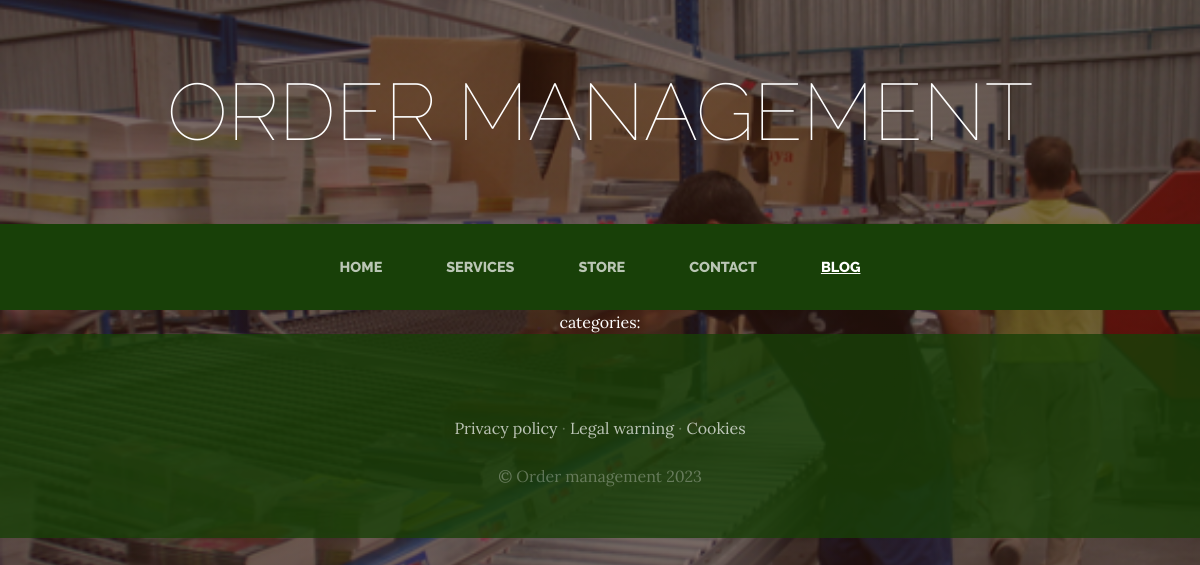
The page /blog/ on the database as committed earlier.
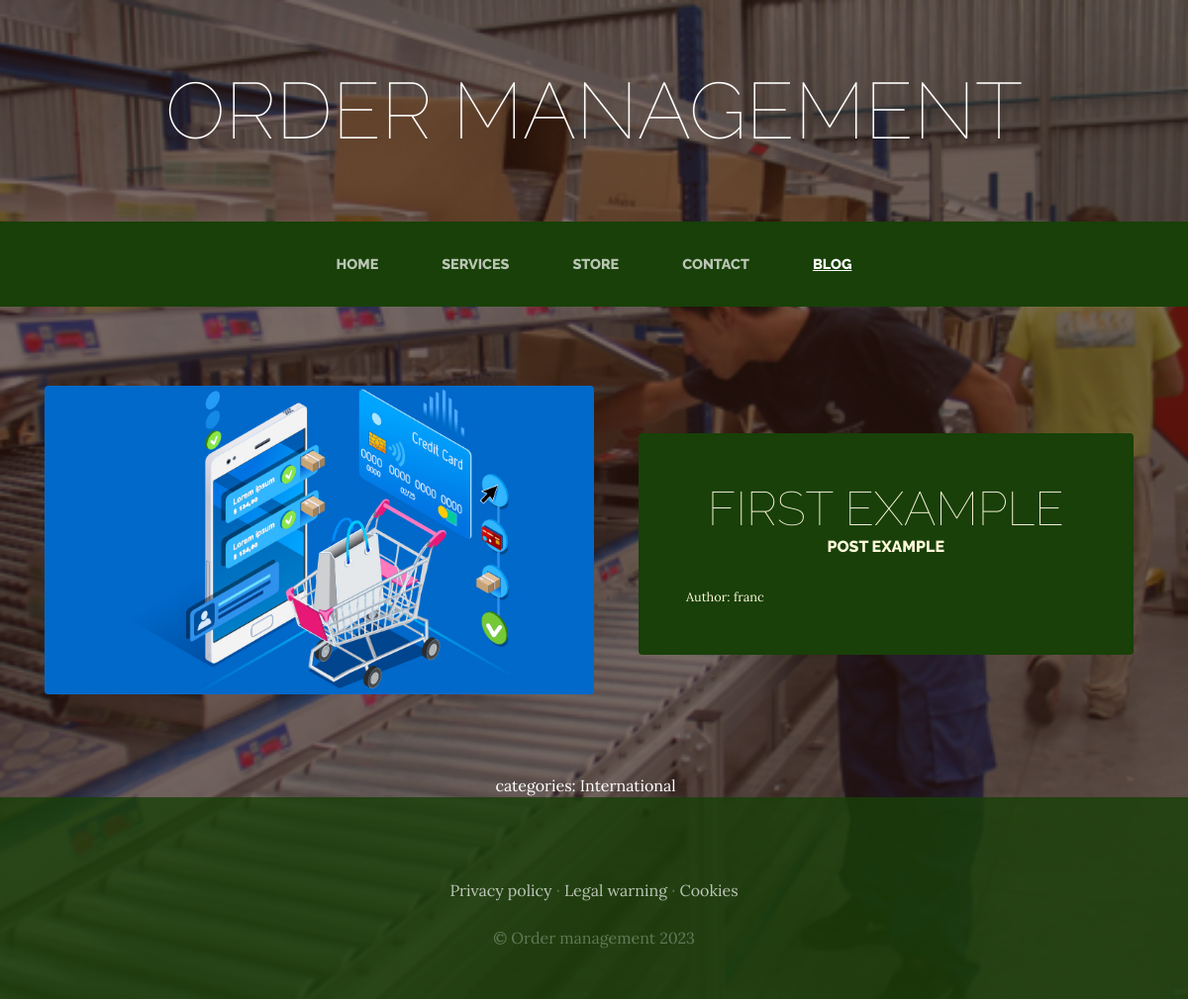
The same page on the database as committed later.
### blog/models.py (models this page shows, shortened)
class Post(models.Model):
    title = models.CharField(max_length=50)
    content = models.CharField(max_length=50)
    image = models.ImageField(upload_to='blog', null=True, blank=True)
    author = models.ForeignKey(User, on_delete=models.CASCADE)
    categories = models.ManyToManyField(Category)
    created = models.DateTimeField(auto_now_add=True)
    updated = models.DateTimeField(auto_now_add=True)
    class Meta:
        verbose_name = 'post'
        verbose_name_plural = 'posts'

class Category(models.Model):
    name = models.CharField(max_length=50)
    created = models.DateTimeField(auto_now_add=True)
    updated = models.DateTimeField(auto_now_add=True)
    class Meta:
        verbose_name = 'category'
        verbose_name_plural = 'categories'

### blog/views.py (the view)
# urls.py: path('', views.blog, name="Blog"),
def blog(request):
    posts = Post.objects.all()
    return render(request, "blog/blog.html", {"posts":posts})

### blog/templates/blog/blog.html
{% extends "webProjectApp/main.html" %}
{% load static %}
{% block content %}
    {% for post in posts %}
    <section class="page-section clearfix">
        <div class="container">
          <div class="intro">
            <img class="intro-img img-fluid mb-3 mb-lg-0 rounded" src="{{post.image.url}}" alt="" style="width: 50%;">
            <div class="intro-text left-0 text-center bg-faded p-5 rounded">
              <h2 class="section-heading mb-4" >
                <span class="section-heading-lower">{{post.title}}</span>
                <span class="section-heading-upper">{{post.content}}</span>
              </h2>
              <div style="text-align: left; font-size: 0.8em;">
                Author: {{post.author}}
              </div>
            </div>
          </div>
        </div>
    </section>
    {% endfor %}
    <section>
      <div style="width: 75%; margin: auto; text-align: center; color: white;">
        categories:
          {% for post in posts %}
            {% for category in post.categories.all %}
              {{category.name}} &nbsp;&nbsp;&nbsp;
            {% endfor %}
          {% endfor %}
      </div>
    </section>
{% endblock %}

### webProjectApp/templates/webProjectApp/main.html (shortened to what this page needs)
<html>
<head>
  {% load static %}
    <link href="{% static 'webProjectApp/vendor/bootstrap/css/bootstrap.min.css' %}" rel="stylesheet">
    <link href="{% static 'webProjectApp/css/management.css' %}" rel="stylesheet">
</head>
<body>
    <h1 class="site-heading text-center text-white d-none d-lg-block">
      <span class="site-heading-lower">Order management</span>
    </h1>
 <nav class="navbar navbar-expand-lg navbar-dark py-lg-4" id="mainNav">
    <div class="container">
      <div class="collapse navbar-collapse" id="navbarResponsive">
        <ul class="navbar-nav mx-auto">
          <li class="nav-item {% if request.path == '/' %}active{% endif %} px-lg-4">
            <a class="nav-link text-uppercase text-expanded" href="{% url 'Home' %}">Home</a>
          </li>
          <li class="nav-item {% if request.path == '/services/' %}active{% endif %} px-lg-4">
            <a class="nav-link text-uppercase text-expanded" href="{% url 'Services' %}">Services</a>
          </li>
          <li class="nav-item {% if request.path == '/store' %}active{% endif %} px-lg-4">
            <a class="nav-link text-uppercase text-expanded" href="{% url 'Store' %}">Store</a>
          </li>
          <li class="nav-item {% if request.path == '/contact/' %}active{% endif %} px-lg-4">
            <a class="nav-link text-uppercase text-expanded" href="{% url 'Contact' %}">Contact</a>
          </li>
          <li class="nav-item {% if request.path|slice:':6' == '/blog/' %}active{% endif %} px-lg-4">
            <a class="nav-link text-uppercase text-expanded" href="{% url 'Blog' %}">Blog</a>
          </li>
        </ul>
      </div>
    </div>
  </nav>
  {% block content %}
  {% endblock %}
  <footer class="footer text-faded text-center py-5">
    <div class="container">
      <p class="m-0 mbt">
        <a href="sample.html" class="link">Privacy policy</a> ·
        <a href="sample.html" class="link">Legal warning</a> ·
        <a href="sample.html" class="link">Cookies</a>
		  </p>
      <p class="m-0 mbt1">&copy; Order management 2023</p>
    </div>
	</footer>
</body>
</html>

### webProjectApp/static/webProjectApp/css/management.css (style rules this page uses)
body { font-family: 'Lora'; background: linear-gradient(rgba(47, 23, 15, 0.65), rgba(47, 23, 15, 0.65)), url("../img/bg_main.jpg"); background-attachment: fixed; background-position: center; background-size: cover; }
h1, h2, h3, h4, h5, h6 { font-family: 'Raleway'; }
p { line-height: 1.75; }
.text-faded { color: rgba(255, 255, 255, 0.3); }
.site-heading { margin-top: 5rem; margin-bottom: 5rem; text-transform: uppercase; line-height: 1; font-family: 'Raleway'; }
.site-heading .site-heading-lower { font-size: 5rem; font-weight: 100; line-height: 4rem; }
.page-section { margin-top: 5rem; margin-bottom: 5rem; }
.section-heading { text-transform: uppercase; }
.section-heading .section-heading-upper { display: block; font-size: 1rem; font-weight: 800; padding-bottom:.5rem; }
.section-heading .section-heading-lower { display: block; font-size: 3rem; font-weight: 100; }
.bg-faded { background-color: rgba(255, 255, 255, 0.85); }
#mainNav { background-color: rgba(24, 64, 8); font-family: 'Raleway'; }
#mainNav .navbar-nav .nav-item .nav-link { color: rgba(255, 255, 255, 0.7); font-weight: 800; }
#mainNav .navbar-nav .nav-item.active .nav-link { color: #ffffff; text-decoration: underline; }
@media (min-width: 992px) { #mainNav .navbar-nav .nav-item .nav-link { font-size: 0.9rem; } }
.intro { position: relative; }
@media (min-width: 992px) { .intro .intro-img { width: 75%; float: left; } }
@media (min-width: 992px) { .intro .intro-text { left: 600; width: 60%; margin-top: 3rem; background-color: rgba(24, 64, 8); color: cornsilk; position: absolute; } }
@media (min-width: 1200px) { .intro .intro-text { width: 45%; } }
.footer { background-color: rgba(24, 64, 8, 0.8); }
.mbt { padding-top: 2rem; }
.mbt1 { padding-top: 1.25rem; }
a.link { color: rgba(255, 255, 255, 0.7); }

Rows that differ between the two databases and show on the page:
added Post: image (picture), title "FIRST EXAMPLE", content "POST EXAMPLE", author "franc"
added Category: name "International"
